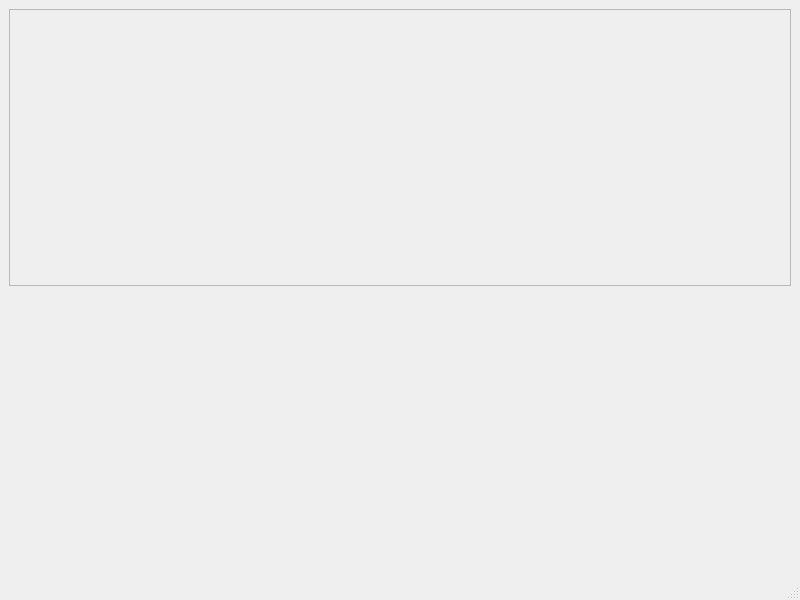
<?xml version="1.0" encoding="UTF-8"?>
<ui version="4.0">
 <class>MainWindow</class>
 <widget class="QMainWindow" name="MainWindow">
  <property name="geometry">
   <rect>
    <x>0</x>
    <y>0</y>
    <width>800</width>
    <height>600</height>
   </rect>
  </property>
  <property name="windowTitle">
   <string>MainWindow</string>
  </property>
  <widget class="QWidget" name="centralwidget">
   <layout class="QVBoxLayout" name="verticalLayout_2">
    <item>
     <layout class="QVBoxLayout" name="verticalLayout">
      <item>
       <widget class="QFrame" name="frame">
        <property name="frameShape">
         <enum>QFrame::StyledPanel</enum>
        </property>
        <property name="frameShadow">
         <enum>QFrame::Raised</enum>
        </property>
       </widget>
      </item>
      <item>
       <widget class="QWidget" name="widget" native="true"/>
      </item>
     </layout>
    </item>
   </layout>
  </widget>
  <widget class="QMenuBar" name="menubar">
   <property name="geometry">
    <rect>
     <x>0</x>
     <y>0</y>
     <width>800</width>
     <height>22</height>
    </rect>
   </property>
  </widget>
  <widget class="QStatusBar" name="statusbar"/>
 </widget>
 <resources/>
 <connections/>
</ui>
